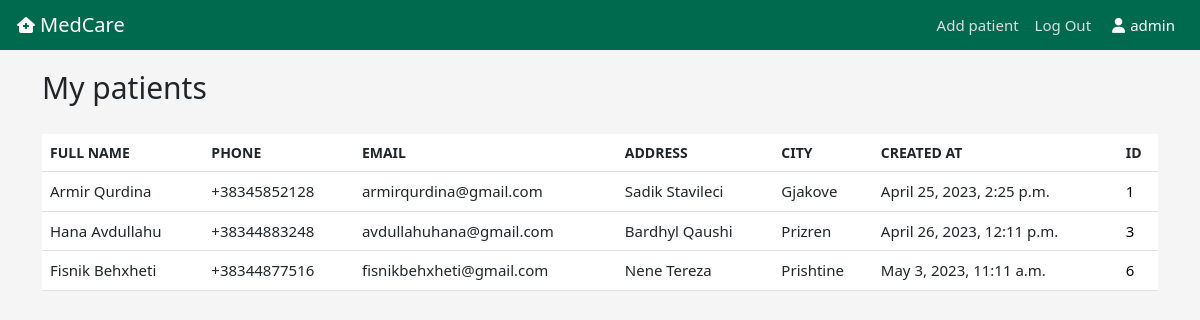
The app's page / (signed in), older data.
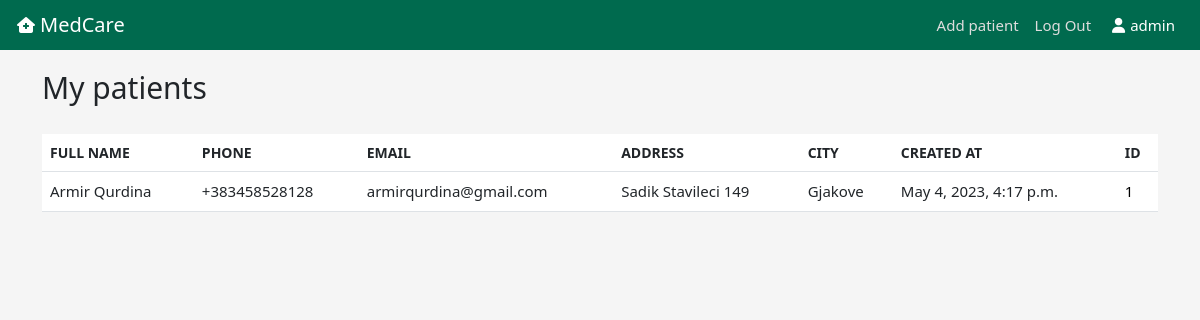
The same page, newer data.
### main/models.py (models this page shows, shortened)
class Patient(models.Model):
    created_at = models.DateTimeField(auto_now_add=True)
    first_name = models.CharField(max_length=50)
    last_name = models.CharField(max_length=50)
    gender = models.CharField(choices=GENDER_CHOICES, max_length=1, default=None)
    phone = models.CharField(max_length=20)
    email = models.CharField(max_length=100)
    address = models.CharField(max_length=100)
    city = models.CharField(max_length=50)
    description = models.TextField()
    user = models.ForeignKey(User, on_delete=models.CASCADE)

### main/views.py (the view)
# urls.py: path("", views.home, name='home'),
def home(request):
    patients = Patient.objects.filter(user=request.user.id)
    if request.method == 'POST':
        username = request.POST['username']
        password = request.POST['password']
        user = authenticate(request, username=username, password=password)
        if user is not None:
            login(request, user)
            messages.success(request, 'You have been successfully logged in. Welcome!')
            return redirect('home')
        else:
            messages.error(request, 'Wrong credentials. Invalid username or password.')
            return redirect('home')
    else:
        return render(request, "home.html", {'patients': patients})

### main/templates/home.html (shortened to what this page needs)
{% extends 'base.html' %}
{% block content %}
    {% if user.is_authenticated %}
    <div class="container home-container">
        <h1>My patients</h1>
        <table class="table table-hover">
            <thead>
                <tr>
                    <th scope="col">Full Name</th>
                    <th scope="col">Phone</th>
                    <th scope="col">Email</th>
                    <th scope="col">Address</th>
                    <th scope="col">City</th>
                    <th scope="col">Created At</th>
                    <th scope="col">ID</th>
                </tr>
            </thead>
            <tbody>
                {% if patients %}
                {% for patient in patients %}
                <tr style="position: relative">
                    <td>{{ patient.first_name }} {{ patient.last_name }}</td>
                    <td>{{ patient.phone }}</td>
                    <td>{{ patient.email }}</td>
                    <td>{{ patient.address }}</td>
                    <td>{{ patient.city }}</td>
                    <td>{{ patient.created_at }}</td>
                    <td><a href="{% url 'patient' patient.id %}" class="stretched-link">{{ patient.id }}</a></td>
                </tr>
                {% endfor %}
                {% endif %}
    </div>
    {% endif %}
{% endblock %}

### main/templates/base.html (shortened to what this page needs)
{% load static %}
<!doctype html>
<html lang="en">
<head>
    <link href="https://cdn.jsdelivr.net/npm/bootstrap@5.3.0-alpha2/dist/css/bootstrap.min.css" rel="stylesheet"
>
    <link rel="stylesheet" href="{% static 'main/style.css' %}">
    <link rel="stylesheet" href="https://cdnjs.cloudflare.com/ajax/libs/font-awesome/6.4.0/css/all.min.css" />
</head>
<body>
    {% include 'navbar.html' %}
    {% block content %}
    {% endblock %}
</body>
</html>

### main/templates/navbar.html (shortened to what this page needs)
{% load static %}
<link rel="stylesheet" href="{% static 'main/style.css' %}">
<nav class="navbar navbar-expand-lg">
    <div class="container-fluid">
        <i class="fa-solid fa-house-medical" style="color: #ffffff;"></i>
        <a class="navbar-brand" href="{% url 'home' %}">MedCare</a>
        <div class="collapse navbar-collapse" id="navbarNav">
            <ul class="navbar-nav ms-auto">
                {% if user.is_authenticated %}
                <li class="nav-item">
                    <a class="nav-link" href="{% url 'add_patient' %}">Add patient</a>
                </li>
                <li class="nav-item">
                    <a class="nav-link" aria-current="page" href="{% url 'logout' %}">Log Out</a>
                </li>
                <li class="nav-item">
                    <a class="nav-link active" aria-current="page"><i class="fa-solid fa-user"></i>{{ user }}</a>
                </li>
                {% endif %}
            </ul>
        </div>
    </div>
</nav>

### main/static/main/style.css (style rules this page uses)
body { background-color: whitesmoke; }
h1 { font-size: 30px; padding: 20px 0; }
.container { display: flex; justify-content: center; }
thead { text-transform: uppercase; font-size: 14px; background-color: #006a4e; color: white; }
.navbar-nav .nav-link.active { color: white; user-select: none; }
.fa-user { margin: 0 5px; }
tbody { font-size: 15px; }
td a { text-decoration: none; color: black; }
.navbar-brand { margin-left: 5px; color: white; }
.navbar { background-color: #006a4e; padding: 5px; }
.nav-item { font-size: 15px; }
.nav-link { color: #ddd; }

### main/templates/home.html (style rules this page uses)
.home-container { display: block; }

Row changes from the older to the newer data that the page shows:
removed Patient: first_name "Hana", last_name "Avdullahu", phone "+38344883248", email "avdullahuhana@gmail.com", address "Bardhyl Qaushi", city "Prizren", created_at "April 26, 2023, 12:11 p.m.", id "3"
removed Patient: first_name "Fisnik", last_name "Behxheti", phone "+38344877516", email "fisnikbehxheti@gmail.com", address "Nene Tereza", city "Prishtine", created_at "May 3, 2023, 11:11 a.m.", id "6"
changed Patient "Armir": phone "+38345852128" → "+383458528128"; address "Sadik Stavileci" → "Sadik Stavileci 149"; created_at "April 25, 2023, 2:25 p.m." → "May 4, 2023, 4:17 p.m."
